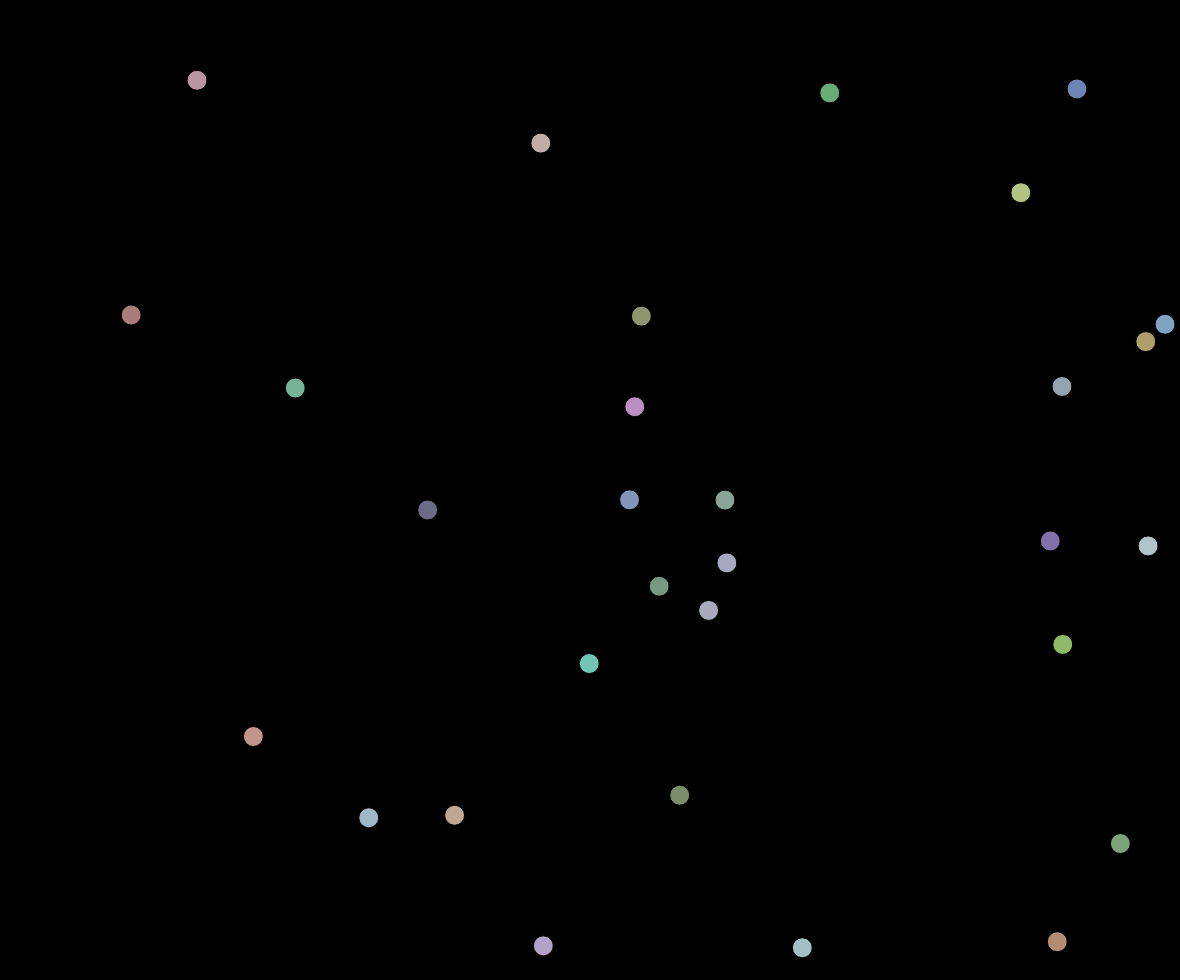
Frame 1 (no input)
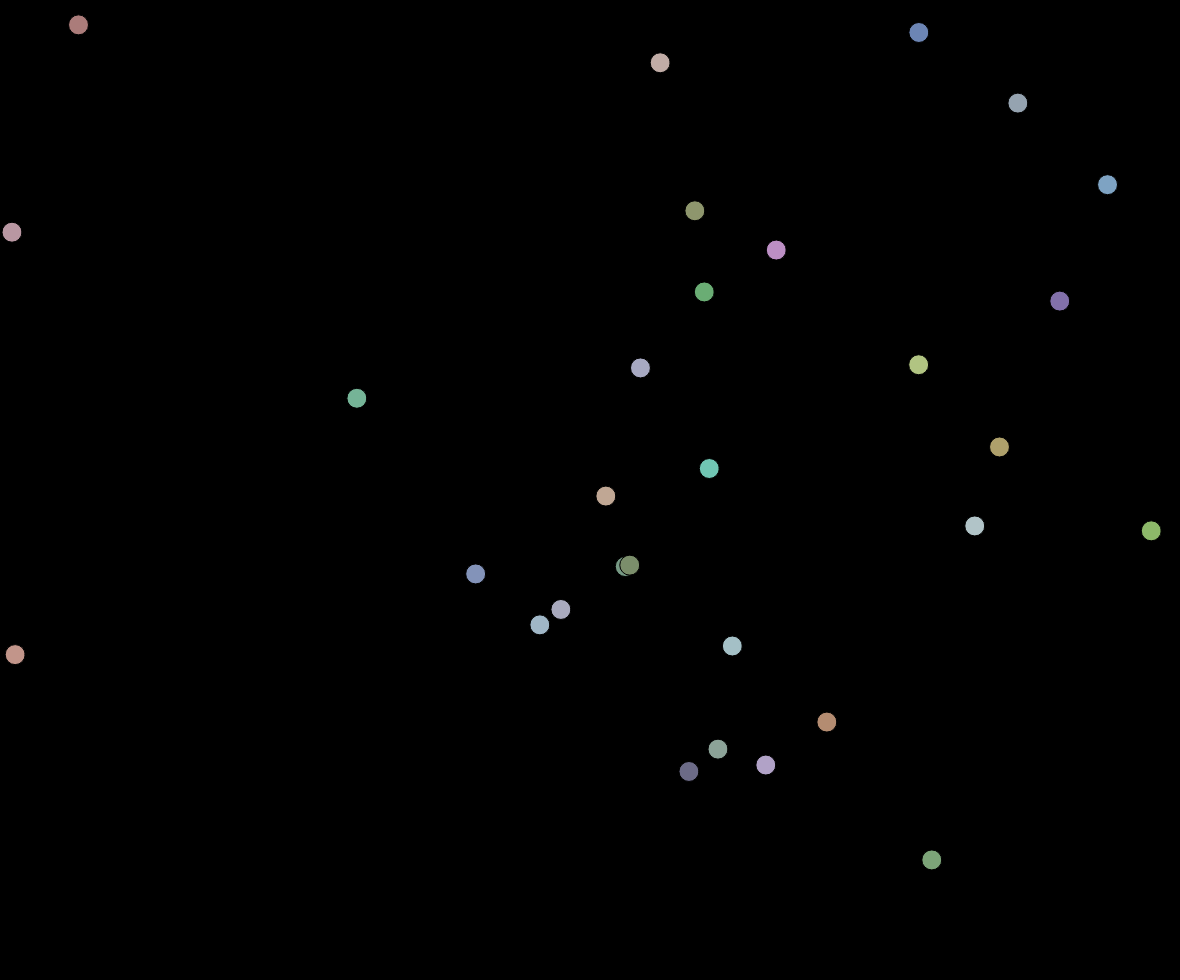
Frame 60 (no input)
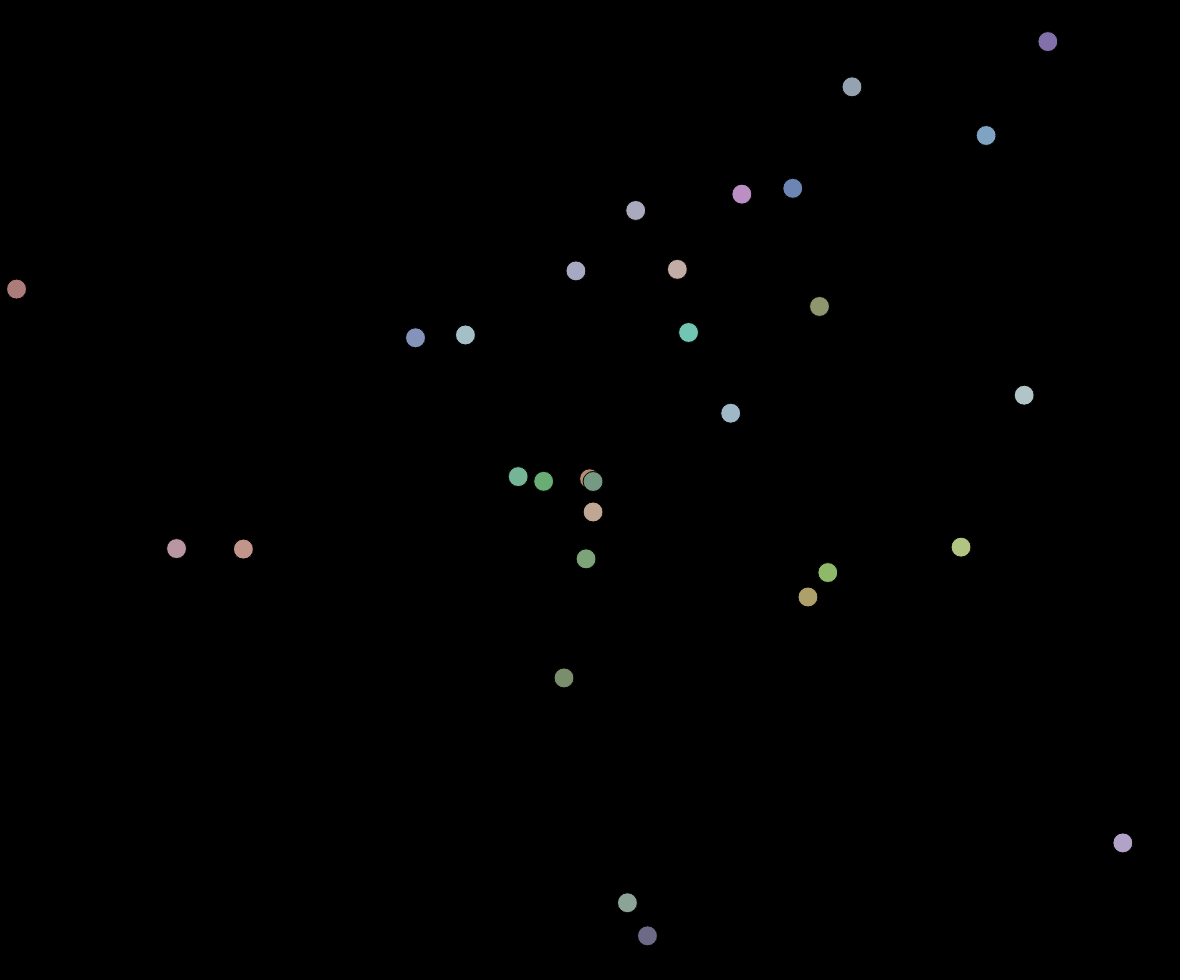
Frame 120 (the mouse pressed at the canvas centre since frame 60)

The p5.js sketch that drew these frames (run headless with seeded random() and noise() and a simulated clock; from frame 60 on, the mouse is pressed at the canvas centre):

// p5.js sketch
// ── sketch.js
/*
Animação de colisão de bolas com efeito gravitacional
*/

let w;
let h;
// Raio máximo e mínimo das bolas
const r_max = 10;
const r_min = 10;
// Velocidade Inicial máxima
const vel_ini_max = 5;
// Número de bolas iniciais
const num = 30;
// Aceleração da gravidade causada pelo mouse
const agMouse = 50;
// Posicionar bolas iniciais
const start_ini_bolls = true;
// Efeito da gravidade das bolas
const grav_bolls = true;

var balls = [];

function Ball(id, x, y, r, sx, sy){
	this.id = id;
	this.positionx = x;
	this.positiony = y;
	this.positionx_bef = null;
	this.positiony_bef = null;
	this.r = r;
	this.speedx = sx;
	this.speedy = sy;
	this.red = rand(100, 200);
	this.green = rand(100, 200);
	this.blue = rand(100, 200);
	this.ativa = true;

	this.draw = function(){
		fill(this.red, this.green, this.blue);
		ellipse(this.positionx, this.positiony, this.r*2, this.r*2);
	};

	this.move = function(){
		this.positionx_bef = this.positionx;
		this.positiony_bef = this.positiony;

		this.positionx = this.positionx + this.speedx;
		this.positiony = this.positiony + this.speedy;
		
		if(this.positiony > h - this.r){
			this.speedy *= -1;
			this.positiony = h - this.r;
	 	}else if(this.positiony < this.r){
			this.speedy *= -1;
			this.positiony = this.r;
		}

		if(this.positionx > w - this.r){
			this.speedx *= -1;
			this.positionx = w - this.r;
	 	}else if(this.positionx < this.r){
			this.speedx *= -1;
			this.positionx = this.r
		}
	};

	this.verify_colision = function (balls) {
		perda_energia = 1;
		desativarBall = true;
		for(i = 0; i < balls.length; i = i + 1){
			if(i != this.id){
				var dist = Math.sqrt(Math.pow(this.positionx - balls[i].positionx,2) + Math.pow(this.positiony - balls[i].positiony,2));
				if(dist < 1000){
					desativarBall = false;
				}
				if( dist < (this.r + balls[i].r)){
					// y_temp = this.speedy;
					// x_temp = this.speedx;

					// this.speedy = perdaEnergia(balls[i].speedy, perda_energia);
					// this.speedx = perdaEnergia(balls[i].speedx, perda_energia);
					//
					// balls[i].speedy = perdaEnergia(y_temp, perda_energia);
					// balls[i].speedx = perdaEnergia(x_temp, perda_energia);

					[this.speedy, balls[i].speedy] = resultCollision(this.speedy, this.r, balls[i].speedy, balls[i].r);
					[this.speedx, balls[i].speedx] = resultCollision(this.speedx, this.r, balls[i].speedx, balls[i].r);


					this.move();
					balls[i].move()
				}else{
					if(grav_bolls){
						gravity(balls[i], this.positionx, this.positiony, this.r);
					}
				}
			}
		}
		this.ativa = !desativarBall;
	};
}

function rand(i,j){
	return (Math.random()*(j-i)) + i
}

function setup() {
	createCanvas(window.innerWidth - 20, window.innerHeight - 20);
	w = window.innerWidth - 20
	h = window.innerHeight - 20
	if(start_ini_bolls){
		for(i = 0; i < num; i++){
			//Coloca as bolas iniciais
			balls.push(new Ball(i, rand(r_max, w-r_max), rand(r_max, h-r_max), rand(r_min, r_max), rand(-vel_ini_max, vel_ini_max), rand(-vel_ini_max, vel_ini_max)))
		}
	}
}

// Desenha bolas
function draw() {
	background(0);

	if(mouseIsPressed){
		for(c = 0; c < balls.length ; c++){
			if(balls[c].ativa){
				gravity(balls[c], mouseX, mouseY, agMouse, true)
			}
		}
	}

	for(i = 0; i < balls.length ; i++){
		if(balls[i].ativa){
			balls[i].draw();
			balls[i].move();
		}
	}

	for(b = 0; b < balls.length ; b++){
		if(balls[b].ativa){
			balls[b].verify_colision(balls);
		}
	}
}

function keyPressed() {
	//Spawn bollas se tecla ctrl é pressionada
	if (keyCode === CONTROL) {
		balls.push(new Ball(balls.length, mouseX, mouseY, rand(r_min, r_max), 0, 0))
	}
}

// Calcula influencia da gravidade na velocidade das bolas
function gravity(ball, massX, massY, ag, mouse = false) {
	var dist = Math.sqrt(Math.pow(massX - ball.positionx,2) + Math.pow(massY - ball.positiony,2));

	if(!mouse || dist > r_min){
		//console.log(dist);
		var f = (ball.r * ag) /(dist*dist);

		ball.speedx = (massX > ball.positionx)? ball.speedx + f: (massX < ball.positionx)? ball.speedx - f : ball.speedx ;
		ball.speedy = (massY > ball.positiony)? ball.speedy + f: (massY < ball.positiony)? ball.speedy - f : ball.speedy ;
	}else{
		ball.speedx = 0
		ball.speedy = 0
	}
}

function perdaEnergia(velocidade, perda){
	if(velocidade > 0){
		velocidade = velocidade - perda;
		return velocidade > 0? velocidade: 0;
	}else if(velocidade < 0){
		velocidade = velocidade + perda;
		return velocidade < 0? velocidade: 0;
	}else{
		return 0;
	}
}

// Calcula resultado final das colisões
function resultCollision(velocity1, mass1, velocity2, mass2){
	let mommentum = mass1*velocity1 + mass2*velocity2;
	let velocity1F = (mommentum + mass2*(velocity2-velocity1)) / (mass1+mass2);
	let velocity2F = velocity1 + velocity1F - velocity2;
	// console.log('VelocidadeF1', velocity1F)
	// console.log('VelocidadeF2', velocity2F)
	// console.log('Mommentum concervado?', mommentum, mass1*velocity1F + mass2*velocity2F, mommentum === (mass1*velocity1F + mass2*velocity2F));

	return [velocity1F, -velocity2F];
}
